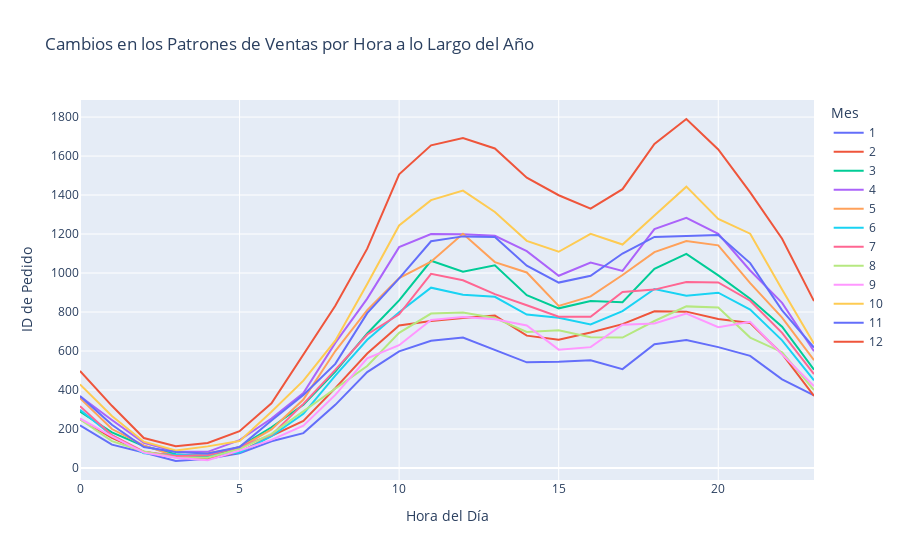

The cell this chart's notebook holds for it:
### Code cell
import pandas as pd
import plotly.express as px

# Crear un gráfico de líneas interactivo con Plotly Express
fig = px.line(ventas_por_hora_por_mes, x='Hora del Día', y='ID de Pedido', color='Mes',
              labels={'Hora del Día': 'Hora del Día', 'Cantidad de Ventas': 'Cantidad de Ventas'},
              title='Cambios en los Patrones de Ventas por Hora a lo Largo del Año')

# Mostrar el gráfico interactivo
fig.show()

### Figure 1 — Plotly figure (JSON) as saved in the notebook; plotly's stock layout.template omitted (floating-point values rounded to 4 significant figures)
{"data": [{"hovertemplate": "Mes=1<br>Hora del Día=%{x}<br>ID de Pedido=%{y}<extra></extra>", "legendgroup": "1", "line": {"color": "#636efa", "dash": "solid"}, "marker": {"symbol": "circle"}, "mode": "lines", "name": "1", "orientation": "v", "showlegend": true, "type": "scatter", "x": [0, 1, 2, 3, 4, 5, 6, 7, 8, 9, 10, 11, 12, 13, 14, 15, 16, 17, 18, 19, 20, 21, 22, 23], "xaxis": "x", "y": [219, 120, 80, 36, 48, 75, 137, 179, 324, 492, 598, 653, 669, 607, 542, 545, 553, 507, 635, 657, 620, 575, 455, 373], "yaxis": "y"}, {"hovertemplate": "Mes=2<br>Hora del Día=%{x}<br>ID de Pedido=%{y}<extra></extra>", "legendgroup": "2", "line": {"color": "#EF553B", "dash": "solid"}, "marker": {"symbol": "circle"}, "mode": "lines", "name": "2", "orientation": "v", "showlegend": true, "type": "scatter", "x": [0, 1, 2, 3, 4, 5, 6, 7, 8, 9, 10, 11, 12, 13, 14, 15, 16, 17, 18, 19, 20, 21, 22, 23], "xaxis": "x", "y": [251, 155, 83, 56, 50, 82, 165, 242, 410, 587, 731, 754, 770, 782, 679, 658, 695, 738, 804, 802, 764, 744, 585, 370], "yaxis": "y"}, {"hovertemplate": "Mes=3<br>Hora del Día=%{x}<br>ID de Pedido=%{y}<extra></extra>", "legendgroup": "3", "line": {"color": "#00cc96", "dash": "solid"}, "marker": {"symbol": "circle"}, "mode": "lines", "name": "3", "orientation": "v", "showlegend": true, "type": "scatter", "x": [0, 1, 2, 3, 4, 5, 6, 7, 8, 9, 10, 11, 12, 13, 14, 15, 16, 17, 18, 19, 20, 21, 22, 23], "xaxis": "x", "y": [290, 183, 113, 71, 58, 108, 209, 324, 495, 690, 860, 1063, 1007, 1040, 886, 819, 857, 850, 1022, 1098, 988, 868, 725, 504], "yaxis": "y"}, {"hovertemplate": "Mes=4<br>Hora del Día=%{x}<br>ID de Pedido=%{y}<extra></extra>", "legendgroup": "4", "line": {"color": "#ab63fa", "dash": "solid"}, "marker": {"symbol": "circle"}, "mode": "lines", "name": "4", "orientation": "v", "showlegend": true, "type": "scatter", "x": [0, 1, 2, 3, 4, 5, 6, 7, 8, 9, 10, 11, 12, 13, 14, 15, 16, 17, 18, 19, 20, 21, 22, 23], "xaxis": "x", "y": [368, 246, 129, 85, 83, 143, 254, 384, 642, 869, 1133, 1200, 1199, 1191, 1112, 986, 1054, 1011, 1225, 1283, 1201, 1013, 847, 599], "yaxis": "y"}, {"hovertemplate": "Mes=5<br>Hora del Día=%{x}<br>ID de Pedido=%{y}<extra></extra>", "legendgroup": "5", "line": {"color": "#FFA15A", "dash": "solid"}, "marker": {"symbol": "circle"}, "mode": "lines", "name": "5", "orientation": "v", "showlegend": true, "type": "scatter", "x": [0, 1, 2, 3, 4, 5, 6, 7, 8, 9, 10, 11, 12, 13, 14, 15, 16, 17, 18, 19, 20, 21, 22, 23], "xaxis": "x", "y": [358, 200, 116, 61, 76, 104, 198, 351, 600, 810, 974, 1058, 1201, 1056, 1003, 831, 880, 990, 1107, 1164, 1142, 948, 771, 553], "yaxis": "y"}, {"hovertemplate": "Mes=6<br>Hora del Día=%{x}<br>ID de Pedido=%{y}<extra></extra>", "legendgroup": "6", "line": {"color": "#19d3f3", "dash": "solid"}, "marker": {"symbol": "circle"}, "mode": "lines", "name": "6", "orientation": "v", "showlegend": true, "type": "scatter", "x": [0, 1, 2, 3, 4, 5, 6, 7, 8, 9, 10, 11, 12, 13, 14, 15, 16, 17, 18, 19, 20, 21, 22, 23], "xaxis": "x", "y": [299, 167, 76, 68, 64, 79, 164, 278, 474, 658, 799, 925, 889, 878, 787, 771, 736, 805, 918, 883, 899, 813, 655, 450], "yaxis": "y"}, {"hovertemplate": "Mes=7<br>Hora del Día=%{x}<br>ID de Pedido=%{y}<extra></extra>", "legendgroup": "7", "line": {"color": "#FF6692", "dash": "solid"}, "marker": {"symbol": "circle"}, "mode": "lines", "name": "7", "orientation": "v", "showlegend": true, "type": "scatter", "x": [0, 1, 2, 3, 4, 5, 6, 7, 8, 9, 10, 11, 12, 13, 14, 15, 16, 17, 18, 19, 20, 21, 22, 23], "xaxis": "x", "y": [317, 168, 84, 62, 66, 108, 170, 329, 503, 685, 788, 996, 963, 892, 835, 776, 776, 903, 915, 954, 952, 858, 693, 482], "yaxis": "y"}, {"hovertemplate": "Mes=8<br>Hora del Día=%{x}<br>ID de Pedido=%{y}<extra></extra>", "legendgroup": "8", "line": {"color": "#B6E880", "dash": "solid"}, "marker": {"symbol": "circle"}, "mode": "lines", "name": "8", "orientation": "v", "showlegend": true, "type": "scatter", "x": [0, 1, 2, 3, 4, 5, 6, 7, 8, 9, 10, 11, 12, 13, 14, 15, 16, 17, 18, 19, 20, 21, 22, 23], "xaxis": "x", "y": [250, 138, 85, 54, 53, 97, 175, 292, 410, 523, 693, 792, 798, 769, 698, 707, 671, 669, 754, 829, 823, 669, 594, 400], "yaxis": "y"}, {"hovertemplate": "Mes=9<br>Hora del Día=%{x}<br>ID de Pedido=%{y}<extra></extra>", "legendgroup": "9", "line": {"color": "#FF97FF", "dash": "solid"}, "marker": {"symbol": "circle"}, "mode": "lines", "name": "9", "orientation": "v", "showlegend": true, "type": "scatter", "x": [0, 1, 2, 3, 4, 5, 6, 7, 8, 9, 10, 11, 12, 13, 14, 15, 16, 17, 18, 19, 20, 21, 22, 23], "xaxis": "x", "y": [254, 162, 79, 53, 40, 89, 144, 217, 375, 563, 630, 759, 774, 763, 731, 607, 620, 735, 741, 792, 722, 750, 583, 420], "yaxis": "y"}, {"hovertemplate": "Mes=10<br>Hora del Día=%{x}<br>ID de Pedido=%{y}<extra></extra>", "legendgroup": "10", "line": {"color": "#FECB52", "dash": "solid"}, "marker": {"symbol": "circle"}, "mode": "lines", "name": "10", "orientation": "v", "showlegend": true, "type": "scatter", "x": [0, 1, 2, 3, 4, 5, 6, 7, 8, 9, 10, 11, 12, 13, 14, 15, 16, 17, 18, 19, 20, 21, 22, 23], "xaxis": "x", "y": [429, 267, 135, 90, 111, 138, 289, 448, 653, 944, 1244, 1374, 1423, 1313, 1165, 1109, 1201, 1146, 1295, 1443, 1278, 1202, 915, 637], "yaxis": "y"}, {"hovertemplate": "Mes=11<br>Hora del Día=%{x}<br>ID de Pedido=%{y}<extra></extra>", "legendgroup": "11", "line": {"color": "#636efa", "dash": "solid"}, "marker": {"symbol": "circle"}, "mode": "lines", "name": "11", "orientation": "v", "showlegend": true, "type": "scatter", "x": [0, 1, 2, 3, 4, 5, 6, 7, 8, 9, 10, 11, 12, 13, 14, 15, 16, 17, 18, 19, 20, 21, 22, 23], "xaxis": "x", "y": [369, 222, 108, 82, 75, 108, 244, 375, 534, 794, 973, 1163, 1188, 1185, 1038, 951, 986, 1100, 1185, 1191, 1195, 1051, 809, 618], "yaxis": "y"}, {"hovertemplate": "Mes=12<br>Hora del Día=%{x}<br>ID de Pedido=%{y}<extra></extra>", "legendgroup": "12", "line": {"color": "#EF553B", "dash": "solid"}, "marker": {"symbol": "circle"}, "mode": "lines", "name": "12", "orientation": "v", "showlegend": true, "type": "scatter", "x": [0, 1, 2, 3, 4, 5, 6, 7, 8, 9, 10, 11, 12, 13, 14, 15, 16, 17, 18, 19, 20, 21, 22, 23], "xaxis": "x", "y": [498, 319, 154, 112, 128, 189, 332, 583, 832, 1125, 1506, 1655, 1692, 1639, 1489, 1399, 1330, 1430, 1662, 1790, 1634, 1414, 1176, 856], "yaxis": "y"}], "layout": {"legend": {"title": {"text": "Mes"}, "tracegroupgap": 0}, "title": {"text": "Cambios en los Patrones de Ventas por Hora a lo Largo del Año"}, "xaxis": {"anchor": "y", "domain": [0, 1], "title": {"text": "Hora del Día"}}, "yaxis": {"anchor": "x", "domain": [0, 1], "title": {"text": "ID de Pedido"}}}}
